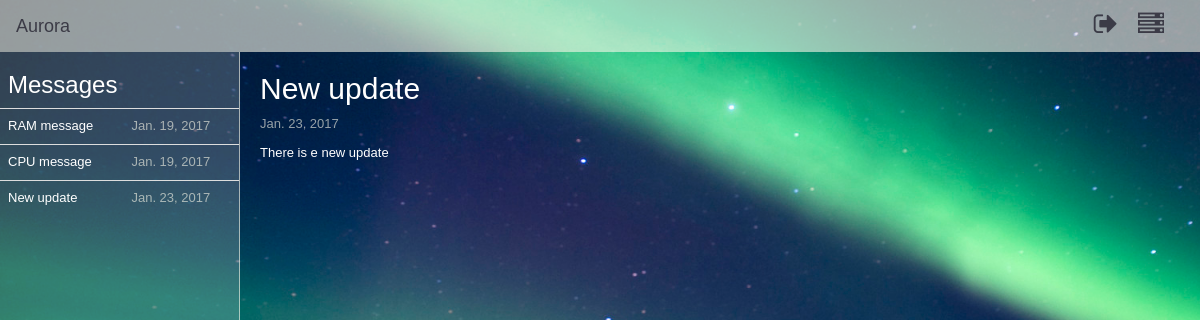
Page /messages/3 (signed in) on the committed database.
### AuroraPlus/models.py (models this page shows)
class Messages(models.Model):
    ID = models.AutoField(primary_key=True)
    User_ID = models.TextField(max_length=10)
    Message_Name = models.TextField(max_length=20)
    Message_Text = models.TextField(max_length=500)
    Date_Received = models.DateField(auto_now=True)
    Message_Read = models.BooleanField(default=0)

### AuroraPlus/views.py (the view)
# urls.py: url(r'^messages/(?P<message_id>\w{0,50000})$', views.messages, name='messages'),
def messages(request, message_id):
    current_user = request.user
    user_id = current_user.id
    all_messages = GetMessages.get_messages(user_id)
    select_message = GetMessages.select_message(user_id, message_id)
    GetMessages.message_read(user_id, message_id)
    render_messages = {'Messages': all_messages, 'selected_message': select_message, 'message_id': message_id}
    return render(request, 'messages.html', render_messages)

### bin/ServerMonitoring/messages.py (called while the page is built)
    @staticmethod
    def get_messages(user_id):
        all_messages = Messages.objects.filter(User_ID=user_id).all()
        return all_messages

    @staticmethod
    def select_message(user_id, message_id):
        selected_message = Messages.objects.filter(User_ID=user_id, ID=message_id).all()
        return selected_message

    @staticmethod
    def message_read(user_id, message_id):
        if user_id is None or message_id is None:
            return 'There has been an error.'
        else:
            try:
                message_to_edit = Messages.objects.get(User_ID=user_id, ID=message_id)
                message_to_edit.Message_Read = 1
                message_to_edit.save()
            except:
                return 'There has been an error(2).'
            return True

### templates/messages.html (shortened to what this page needs)
{% load static from staticfiles %}
{% load current_tags %}
<!DOCTYPE html>
<html lang="en">
<head>
    <link rel="stylesheet" type="text/css" href="{% static "bootstrap/css/bootstrap.min.css" %}"/>
    <link rel="stylesheet" type="text/css" href="{% static "fontawesome/css/font-awesome.min.css" %}">
    <link rel="stylesheet" type="text/css" href="{% static "custom/css/navbar.css" %}"/>
    <link rel="stylesheet" type="text/css" href="{% static "custom/css/sidebar.css" %}"/>
    <link rel="stylesheet" type="text/css" href="{% static "custom/css/messages.css" %}"/>
</head>
<body>
{% include 'top.html' %}
<div id="side">
    <h3 class="messages-title">Messages</h3>
    <table class="table">
        {% for message in Messages %}
            {% if message.Message_Read == 0 %}
                <tr class="message unread">
                    <td><b><a href="/messages/{{ message.ID }}">{{ message.Message_Name }}</a></b></td>
                    <td><b>{{ message.Date_Received }}</b></td>
                </tr>
            {% elif message.Message_Read == 1 %}
                <tr class="message read">
                    <td><a href="/messages/{{ message.ID }}">{{ message.Message_Name }}</a></td>
                    <td>{{ message.Date_Received }}</td>
                </tr>
            {% endif %}
        {% endfor %}
    </table>
</div>
<div id="content">
    {% if message_id == "0" %}
        <h2 class="message-title">Message</h2>
        <p class="message-text">You can view all messages about your servers.</p>
    {% else %}
        {% for item in selected_message %}
            <h2 class="message-title">{{ item.Message_Name }}</h2>
            <p class="message-date">{{ item.Date_Received }}</p>
            <p class="message-text">{{ item.Message_Text }}</p>
        {% endfor %}
    {% endif %}
</div>
</body>
</html>

### static/custom/css/messages.css (style rules this page uses)
html, body { background: url("/static/images/background.jpg") no-repeat !important; font-family: arial; font-size: 13px; position: relative; background-size: cover !important; height: 100% !important; width: 100% !important; }
@media (min-width: 1024px) { #side { position: absolute; top: 52px; left: 0; bottom: 0; width: 20%; color: rgba(250, 248, 233, 0.6); overflow: auto; border-right: 1px solid rgba(250, 248, 233, 0.6); background-color: rgba(250, 248, 233, 0.2); } }
@media (min-width: 1024px) { #content { position: relative; left: 20%; bottom: 0; right: 600px; padding-left: 20px; color: rgba(250, 248, 233, 0.6); width: 80%; } }
.messages-title { color: white; border-color: rgba(250, 248, 233, 0.6); margin-left: 8px; }
.message-title { color: white; }
.message-date { color: rgba(250, 248, 233, 0.6); }
.message-text { color: white; }
a { color: white; text-decoration: none; }

### rows in the picture
Messages: Message_Name "RAM message", Date_Received "Jan. 19, 2017"
Messages: Message_Name "CPU message", Date_Received "Jan. 19, 2017"
Messages: Message_Name "New update", Date_Received "Jan. 23, 2017", Message_Text "There is e new update"
